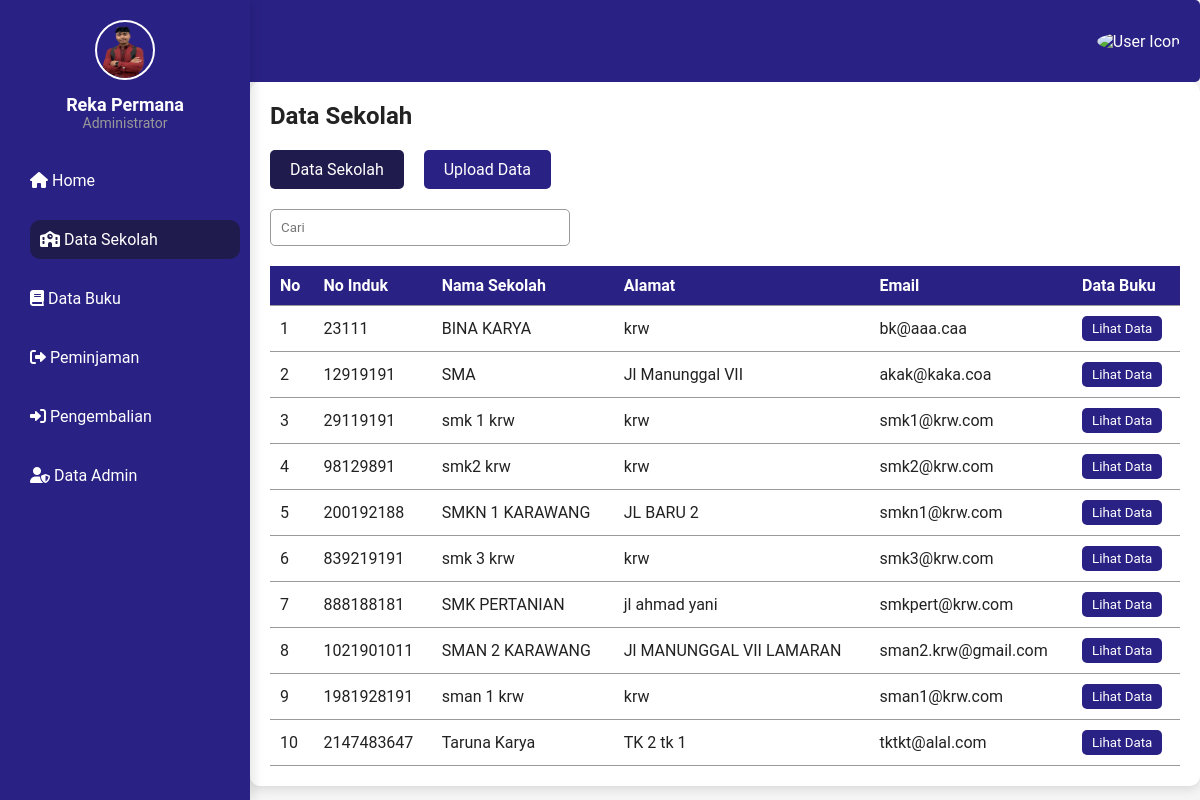
Page /datasekolah.php (signed in) on the committed database.
### tables this page shows
CREATE TABLE `tbldata_sekolah` (
  `no_induk` int(20) NOT NULL,
  `nm_sekolah` varchar(255) DEFAULT NULL,
  `alamat` text DEFAULT NULL,
  `email` varchar(255) DEFAULT NULL
);

### datasekolah.php (the view, shortened to what this page needs)
<?php
include 'koneksi.php';
?>
<!DOCTYPE html>
<html lang="en">
  <head>
    <link rel="stylesheet" href="css/datasekolah.css" />
    <link rel="stylesheet" href="https://cdnjs.cloudflare.com/ajax/libs/font-awesome/6.0.0-beta3/css/all.min.css" />
  </head>
  <body>
    <header>
      <div class="logo">
      </div>
      <div class="user-icon">
        <img src="user-icon.png" alt="User Icon" />
      </div>
    </header>
    <div class="sidebar">
      <div class="profile">
        <img src="img/MIFTAHUL.png" alt="" class="profile-pic" />
        <p class="profile-name"><?php echo isset($_SESSION['username']) ? $_SESSION['username'] : 'Guest'; ?></p>
        <p class="profile-role">Administrator</p>
      </div>
      <ul>
        <li><a href="index.php"><i class="fas fa-home"></i> Home</a></li>
        <li><a href="#" class="active"><i class="fas fa-school"></i> Data Sekolah</a></li>
        <li><a href="databuku.php"><i class="fas fa-book"></i> Data Buku</a></li>
        <li><a href="datapeminjaman.php"><i class="fas fa-sign-out-alt"></i> Peminjaman</a></li>
        <li><a href="datapengembalian.php"><i class="fas fa-sign-in-alt"></i> Pengembalian</a></li>
        <li><a href="dataadmin.php"><i class="fas fa-user-shield"></i> Data Admin</a></li>
      </ul>
    </div>
    <div class="main-content">
      <h2>Data Sekolah</h2>
      <div class="tabs">
        <button class="active">Data Sekolah</button>
        <button onclick="window.location.href='sekolah.php'">Upload Data</button>
      </div>
      <div class="search-bar">
        <input type="search" placeholder="Cari" />
      </div>
      <table>
        <thead>
          <tr>
            <th>No</th>
            <th>No Induk</th>
            <th>Nama Sekolah</th>
            <th>Alamat</th>
            <th>Email</th>
            <th>Data Buku</th>
          </tr>
        </thead>
        <tbody>
          <?php
          $query = "SELECT * FROM tbldata_sekolah";
          $result = mysqli_query($conn, $query);
          if (mysqli_num_rows($result) > 0) {
              $no = 1;
              while ($row = mysqli_fetch_assoc($result)) {
                  echo "<tr>";
                  echo "<td>" . $no++ . "</td>";
                  echo "<td>" . $row['no_induk'] . "</td>";
                  echo "<td>" . $row['nm_sekolah'] . "</td>";
                  echo "<td>" . $row['alamat'] . "</td>";
                  echo "<td>" . $row['email'] . "</td>";
                  echo "<td><button onclick=\"window.location.href='buku.php'\">Lihat Data</button></td>";
                  echo "</tr>";
              }
          } else {
              echo "<tr><td colspan='6'>Tidak ada data</td></tr>";
          }
          ?>
        </tbody>
      </table>
    </div>
  </body>
</html>

### css/datasekolah.css (style rules this page uses)
* { font-family: "Roboto", sans-serif; margin: 0; padding: 0; box-sizing: border-box; }
:root { --blue: #2a2185; --white: #fff; --grey: #f5f5f5; --black1: #222; --black2: #999; --black3: #2e2b24; }
body { background-color: var(--grey); color: var(--black1); height: 100vh; overflow-x: hidden; }
header { background-color: var(--blue); color: var(--white); padding: 1em 20px; text-align: center; border-radius: 5px; display: flex; justify-content: space-between; align-items: center; position: relative; }
.logo { display: flex; align-items: center; }
.user-icon img { width: 40px; height: 40px; border-radius: 100%; }
.sidebar { background: var(--blue); color: var(--white); width: 250px; position: fixed; top: 0; left: 0; bottom: 0; padding: 20px; transition: width 0.3s ease; box-shadow: 4px 0 10px rgba(0, 0, 0, 0.1); z-index: 100; }
.profile { text-align: center; margin-bottom: 30px; }
.profile-pic { width: 60px; height: 60px; border-radius: 100px; border: 2px solid var(--white); margin-bottom: 10px; }
.profile-name { font-weight: bold; font-size: 18px; color: var(--white); }
.profile-role { font-size: 14px; color: var(--black2); }
.sidebar ul { list-style-type: none; padding: 0; margin: 0; }
.sidebar li { margin: 20px 0; }
.sidebar li a { color: var(--white); text-decoration: none; display: block; padding: 10px; border-radius: 10px; transition: background-color 0.3s ease, transform 0.2s ease; }
.sidebar li a:hover, .sidebar li a.active { background-color: #1f1b4d; transform: translateX(10px); }
.main-content { margin-left: 250px; padding: 20px; background-color: var(--white); border-radius: 10px; box-shadow: 0 4px 10px rgba(0, 0, 0, 0.1); overflow-y: auto; transition: margin-left 0.3s ease; }
h2 { margin-top: 0; font-size: 24px; color: var(--black1); }
.tabs { display: flex; gap: 20px; margin-top: 20px; }
.tabs button { padding: 10px 20px; border-radius: 5px; background-color: var(--blue); color: var(--white); font-size: 16px; cursor: pointer; transition: background-color 0.3s; border: none; }
.tabs button.active { background-color: #1f1b4d; }
.search-bar { margin-top: 20px; }
.search-bar input[type="search"] { padding: 10px; width: 100%; max-width: 300px; border-radius: 5px; border: 1px solid var(--black2); }
table { width: 100%; border-collapse: collapse; margin-top: 20px; }
table th, table td { padding: 10px; text-align: left; border-bottom: 1px solid var(--black2); }
table th { background-color: var(--blue); color: var(--white); font-weight: 600; }
table td button { padding: 5px 10px; background-color: var(--blue); color: var(--white); border: none; border-radius: 5px; cursor: pointer; transition: background-color 0.3s; }

### rows in the picture
tbldata_sekolah: no_induk "23111", nm_sekolah "BINA KARYA", alamat "krw", email "bk@aaa.caa"
tbldata_sekolah: no_induk "12919191", nm_sekolah "SMA", alamat "Jl Manunggal VII", email "akak@kaka.coa"
tbldata_sekolah: no_induk "29119191", nm_sekolah "smk 1 krw", alamat "krw", email "smk1@krw.com"
tbldata_sekolah: no_induk "98129891", nm_sekolah "smk2 krw", alamat "krw", email "smk2@krw.com"
tbldata_sekolah: no_induk "200192188", nm_sekolah "SMKN 1 KARAWANG", alamat "JL BARU 2", email "smkn1@krw.com"
tbldata_sekolah: no_induk "839219191", nm_sekolah "smk 3 krw", alamat "krw", email "smk3@krw.com"
tbldata_sekolah: no_induk "888188181", nm_sekolah "SMK PERTANIAN", alamat "jl ahmad yani", email "smkpert@krw.com"
tbldata_sekolah: no_induk "1021901011", nm_sekolah "SMAN 2 KARAWANG", alamat "Jl MANUNGGAL VII LAMARAN", email "sman2.krw@gmail.com"
tbldata_sekolah: no_induk "1981928191", nm_sekolah "sman 1 krw", alamat "krw", email "sman1@krw.com"
tbldata_sekolah: no_induk "2147483647", nm_sekolah "Taruna Karya", alamat "TK 2 tk 1", email "tktkt@alal.com"

### other values in the picture
$_SESSION['username'] "Reka Permana"
